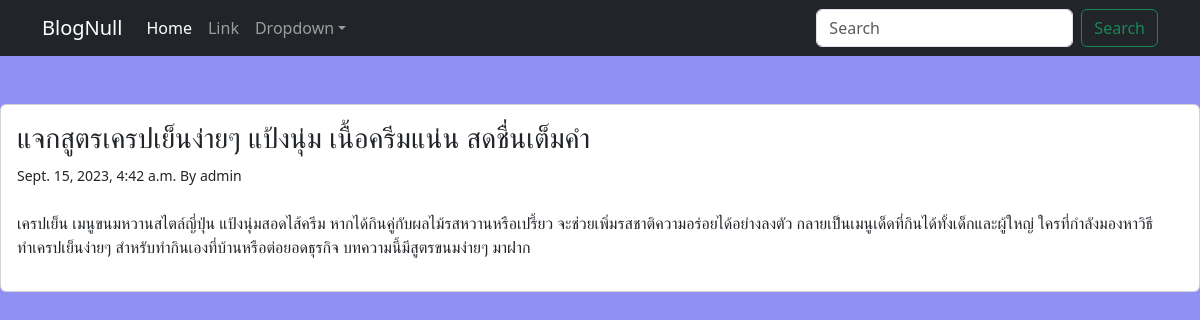
Page /blog/3 on the committed database.
### blog/models.py (models this page shows, shortened)
class Post(models.Model):
    class Status(models.TextChoices):  # เพิ่มฟิลด์ status
        DRAFT = 'DF', 'Draft'
        PUBLISHED = 'PB', 'Published'
    title = models.CharField(max_length=250)
    slug = models.SlugField(max_length=250)
    body = models.TextField()
    publish = models.DateTimeField(default=timezone.now)
    created = models.DateTimeField(auto_now_add=True)
    updated = models.DateTimeField(auto_now=True)
    status = models.CharField(max_length=2,
                              choices=Status.choices,
                              default=Status.DRAFT)  # เพิ่มฟิลด์ status
    author = models.ForeignKey(User,
                               on_delete=models.CASCADE,
                               related_name='blog_posts')  # เพิ่มความสัมพันธ์กับ User
    objects = models.Manager()
    published = PublishedManager()
    class Meta:
        ordering = ['-publish']
        indexes = [
            models.Index(fields=['-publish']),
        ]

### blog/views.py (the view)
# urls.py: path('<int:id>', views.post_detail, name='post_detail'),
def post_detail(request, id):
    post = Post.published.get(id=id)
    return render(request, 'blog/post/detail.html', {'post': post})

### blog/models.py (called while the page is built)
    def get_queryset(self):
        return super().get_queryset().filter(status=Post.Status.PUBLISHED)

### blog/templates/blog/post/detail.html (shortened to what this page needs)
{% extends 'blog/base.html' %}
    {% block content %}
    <div class="card mb-4">
        <div class="card-body">
            <h3>{{ post.title }}</h3>
            <small>{{ post.publish }} By {{post.author}}</small>
            <p class="mt-4" > {{ post.body }}</p>
        </div>
    </div>
    {% endblock %}

### blog/static/css/style.css (style rules this page uses)
body { background-color: rgb(143, 143, 244); }

### rows in the picture
Post: title "แจกสูตรเครปเย็นง่ายๆ แป้งนุ่ม เนื้อครีมแน่น สดชื่นเต็มคำ", publish "Sept. 15, 2023, 4:42 a.m.", author "admin", body "เครปเย็น เมนูขนมหวานสไตล์ญี่ปุ่น แป้งนุ่มสอดไส้ครีม หากได้กินคู่กับผลไม้รสหวานหรือเปรี้ยว จะช่วยเพิ่มรสชาติความอร่อยได้อย่างลงตัว กลายเป็นเมนูเด็ดที่กินได้ทั้งเด็กและผู้ใหญ่ ใครที่กำลังมองหาวิธีทําเครปเย็นง่ายๆ สำหรับทำกินเองที่บ้านหรือต่อยอดธุรกิจ บทความนี้มีสูตรขนมง่ายๆ มาฝาก"
